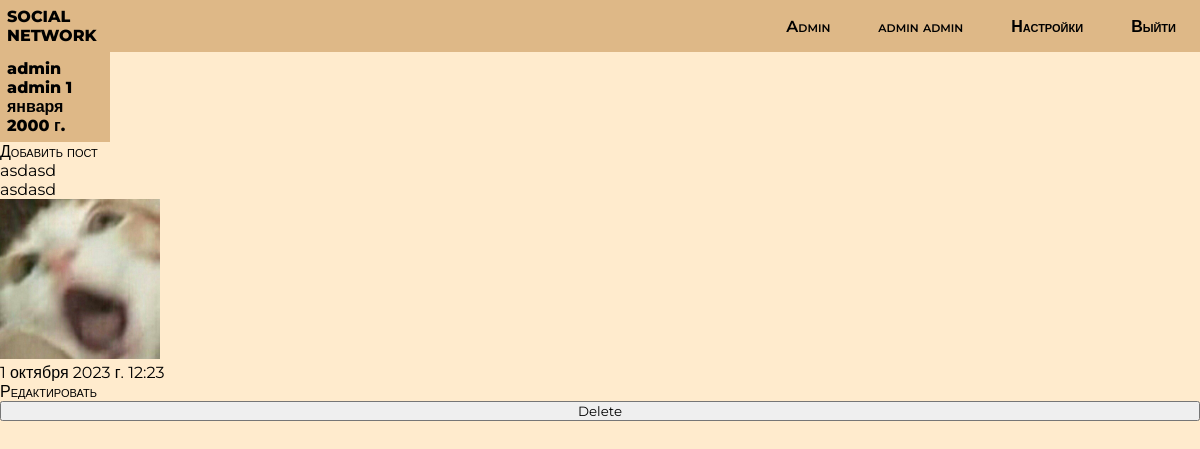
/1/ (signed in), run on the app's committed database.
### myPage/models.py (models this page shows, shortened)
class CustomUser(AbstractBaseUser):
    first_name = models.CharField(max_length=50,verbose_name='Имя')
    last_name = models.CharField(max_length=50,verbose_name='Фамилия')
    email = models.EmailField(unique=True,verbose_name='Электронная почта')
    birth_date = models.DateField(default=date(2000, 1, 1), verbose_name='Дата рождения')
    profile_image = models.ImageField(blank=True, upload_to="photos/%Y/%m/%d/", verbose_name='Фотография профиля')
    country = CountryField(blank_label="(select country)", blank=True, verbose_name='Страна')
    is_superuser = models.BooleanField(default=False,verbose_name='Суперюзер?')
    is_staff = models.BooleanField(default=False,verbose_name='Стафф?')
    USERNAME_FIELD = 'email'
    REQUIRED_FIELDS = ['first_name', 'last_name']
    objects = CustomUserManager()
    class Meta:
        verbose_name = 'Страница'
        verbose_name_plural = 'Страницы'

class PostModel(models.Model):
    title = models.CharField(max_length=255)
    content = models.TextField()
    picture = models.ImageField(blank=True, upload_to="photos/%Y/%m/%d/", verbose_name='Фото поста')
    author = models.ForeignKey(CustomUser, on_delete=models.CASCADE)
    created_on = models.DateTimeField(auto_now_add=True)
    updated_on = models.DateTimeField(auto_now=True)
    class Meta:
        verbose_name = 'Пост'
        verbose_name_plural = 'Посты'

### myPage/views.py (the view)
# urls.py: path('<int:pk>/', views.ProfileView.as_view(), name='profile'),
class ProfileView(generic.DetailView):
    model = User
    template_name="myPage/profile.html"
    context_object_name = 'user'
    def get_context_data(self, **kwargs):
        context = super().get_context_data(**kwargs)
        user = self.get_object()
        context['post'] = PostModel.objects.filter(author=user).order_by('-created_on')
        return context

### myPage/templates/myPage/profile.html (shortened to what this page needs)
{% extends 'myPage/base.html' %}
{% block content %}
    {% if request.user.is_authenticated %}
         <h1> {{ user.first_name }} {{ user.last_name }} {{ user.birth_date }} {{ user.country.name }}</h1>
    {% if request.user.id == user.id %}
        <a href="{% url 'myPage:add_post' request.user.id %}">Добавить пост</a>
    {% endif %}
    {% if post %}
        {% for p in post  %}
            <ul>
                <li>{{p.title}}</li>
                <li>{{p.content}}</li>
                {% if p.picture %}
                <li><img style="height: 10rem; width: 10rem;" src="{{p.picture.url}}" alt=""></li>
                {% endif %}
                <li>{{p.created_on}}</li>
                {% if request.user.id == user.id %}
                <li><a href="{% url 'myPage:update_post' pk=p.pk %}">Редактировать</a></li>
                <li><form name="DeleteForm" action="{% url 'myPage:delete' pk=p.pk %}" method="post">
                    <input type="submit" value="Delete">
                </form></li>
                {% endif %}
            </ul>
        {% endfor %}
    {% endif %}
    {% else %} <h1>Авторизируйтесь, чтобы увидеть больше</h1>
    {% endif %}
{% endblock content %}

### myPage/templates/myPage/base.html (shortened to what this page needs)
{% load static %}
<!DOCTYPE html>
<html lang="en">
  <head>
    <link rel="stylesheet" href="{% static 'myPage/styles/style2.css' %}" />
    <link
      rel="stylesheet"
      href="https://cdnjs.cloudflare.com/ajax/libs/font-awesome/6.4.2/css/all.min.css"
 />
  </head>
  <body>
    <header>
      <h1><a href="{% url 'myPage:home' %}">SOCIAL NETWORK</a></h1>
      <nav>
        <ul class="navBar">
          {% if user.is_superuser %}
          <li class="navList"><a href="{% url 'admin:index' %}">Admin</a></li>
          {% endif %} {% if request.user.is_authenticated %}
          <li class="navList">
            <a href="{% url 'myPage:profile' request.user.id %}"
              >{{ request.user.first_name }} {{ request.user.last_name }}</a
            >
          </li>
          <li class="navList">
            <a href="{% url 'myPage:settings' user.id %}">Настройки</a>
          </li>
          <li class="navList">
            <a href="{% url 'register_app:logout' %}">Выйти</a>
          </li>
          {% endif %}
        </ul>
      </nav>
    </header>
    {% block content %} {% endblock %}
  </body>
</html>

### myPage/static/myPage/styles/style2.css (style rules this page uses)
* { width: 100%; font-family: 'Montserrat', sans-serif; overflow: hidden; margin: 0; padding: 0; }
body { display: flex; flex-direction: column; justify-content: center; background-color: blanchedalmond; }
header { display: flex; flex-wrap: nowrap; }
nav { background-color: burlywood; display: flex; align-items: center; font-weight: 600; }
.navBar { display: flex; flex-direction: row; justify-content: flex-end; text-align: center; list-style: none; padding: 0.5rem 0rem; }
.navList { width: fit-content; padding: 0 1.5rem; }
a { color: black; font-family: inherit; text-decoration-line: none; font-variant: small-caps; font-size: 16px; }
h1 { background-color: burlywood; padding: 7px; width: 6rem; font-size: 1rem; color: rgb(0, 0, 0); font-weight: 800; }

### data on the page
CustomUser: user.first_name "admin", user.last_name "admin", first_name "admin", last_name "admin", birth_date "1 января 2000 г."
PostModel: title "asdasd", content "asdasd", picture (picture), created_on "1 октября 2023 г. 12:23"
